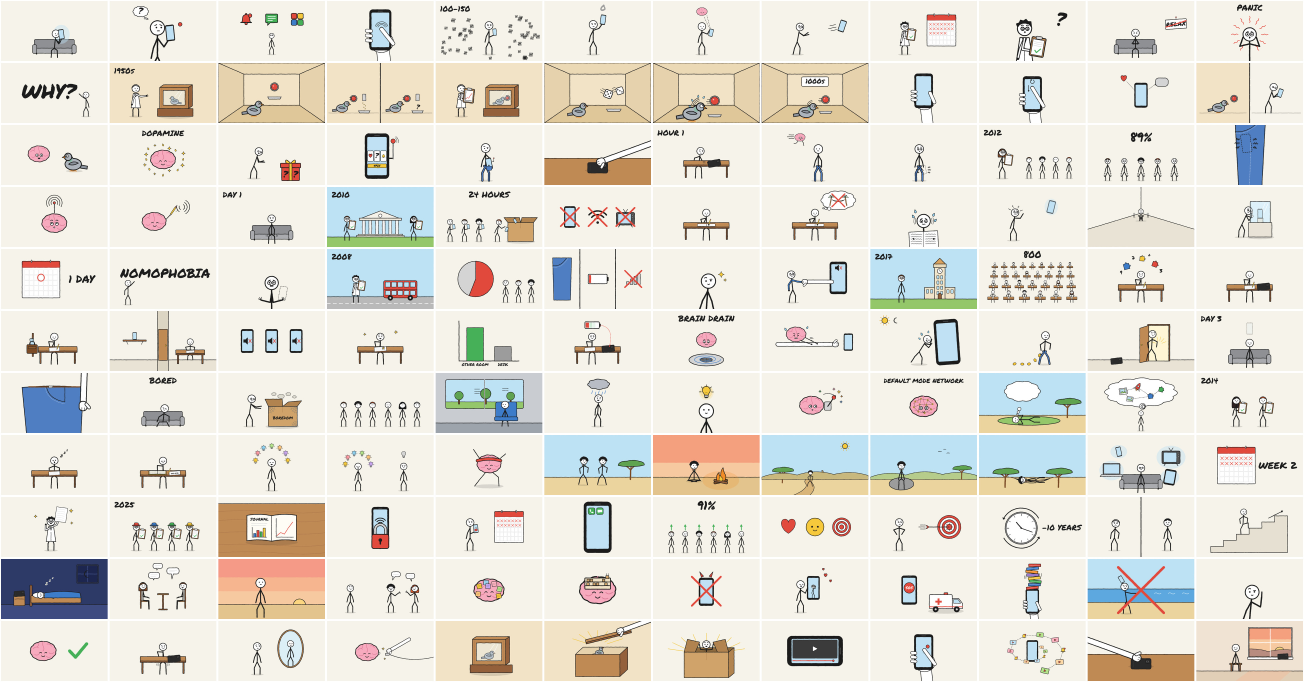
#> input picture phone-brain/contact-sheet.jpg, 3912 x 2046 px (shown at 1/3 size); its folder holds only this picture in this run
$ python -i consistency.py   (imports and definitions only)
#> lines starting #> are read from the running program, lines starting #| are printed output that depends on the picture; after the words box and inside, x2 and y2 are one past the last pixel; in counts of white or black regions, pixels touching at a corner belong together
#> further down, picture is the input picture: PIL image 3912x2046 RGB; mean R, G, B 229.6, 225.8, 216.3
"""Visual consistency against the REAL GLAVONJA channel (PART 1, 3.1, 10).

Reference material = screenshots / the user's own videos placed in references/frames and
references/videos.  From them we measure a "style signature" (palette, line thickness,
brightness, edge density, ink ratio).  Every scene keyframe (and every imported Flow clip)
is compared with the closest reference.  Final export is blocked if a scene fails or if there
are no references (then the video stays a clearly-marked DRAFT).
"""
from __future__ import annotations

import json
import math
from pathlib import Path

import numpy as np
from PIL import Image, ImageDraw

from .core import ROOT, atomic_write_json, ffmpeg, get_logger, load_settings, load_style, now_iso, read_json, run, save_style

REF_DIR = ROOT / "references"
SIG_PATH = REF_DIR / "signatures.json"
IMG_EXT = (".png", ".jpg", ".jpeg", ".webp", ".bmp")
VID_EXT = (".mp4", ".mov", ".mkv", ".webm", ".avi")


# --------------------------------------------------------------------------- signature
def signature(img: Image.Image) -> dict:
    im = img.convert("RGB").resize((320, 180), Image.BILINEAR)
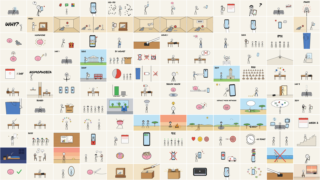
#> im: PIL image 320x180 RGB; mean R, G, B 229.6, 225.8, 216.3
    a = np.asarray(im).astype(np.float32)
    lum = a @ np.array([0.299, 0.587, 0.114], dtype=np.float32)
    mx, mn = a.max(axis=2), a.min(axis=2)
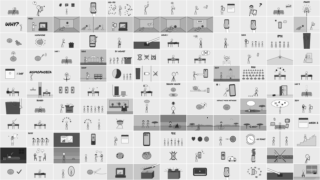
#> mn: shape (180, 320) float32; min 29, max 255, mean 212.3
    sat = np.where(mx > 0, (mx - mn) / np.maximum(mx, 1), 0)
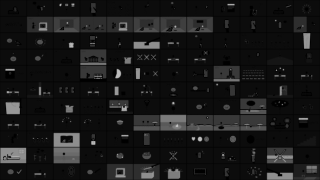
#> sat: shape (180, 320) float32; min 0, max 0.774, mean 0.0978
    gx = np.abs(np.diff(lum, axis=1))[:-1, :]
    gy = np.abs(np.diff(lum, axis=0))[:, :-1]
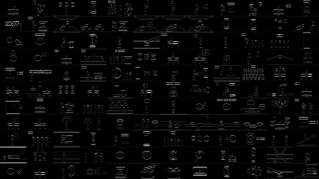
#> gy: shape (179, 319) float32; min 0, max 150.8, mean 7.9
    edges = (np.hypot(gx, gy) > 40).mean()
#> edges = 0.109
    dark = lum < 60
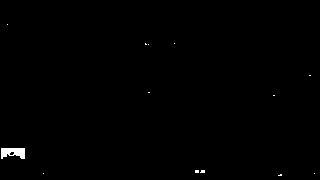
#> dark: shape (180, 320) bool; 0.43% white; 13 white regions (12 under 20 px), largest, box (x1, y1, x2, y2) and area: (1, 148, 25, 159) 201
    # line thickness: median horizontal run length of dark pixels on a 1080p-equivalent scale
    full = img.convert("L")
    scale = 1080 / full.height
#> scale = 0.528
    fa = np.asarray(full.resize((int(full.width * scale), 1080))) < 70
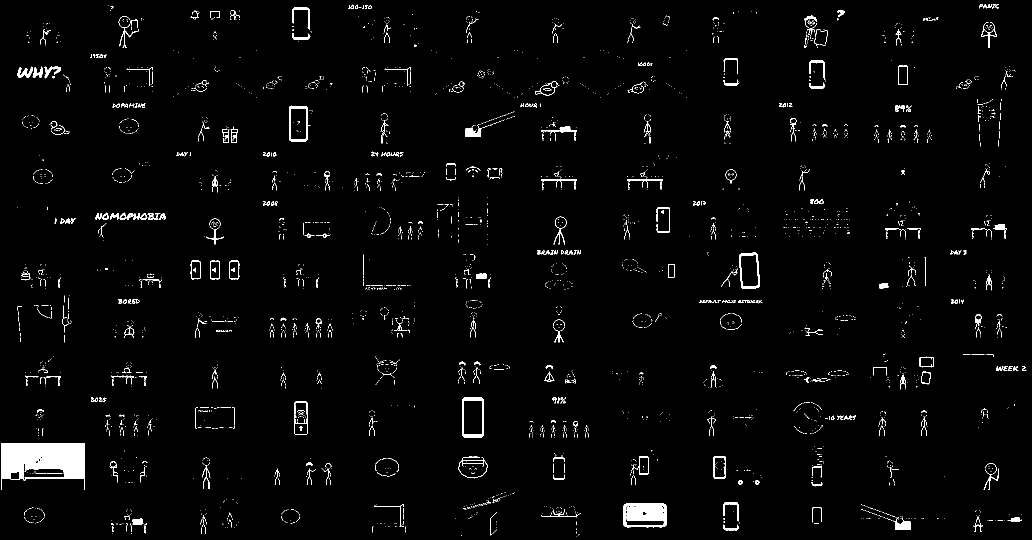
#> fa: shape (1080, 2064) bool (shown at 1/2 size); 2.2% white; 3573 white regions (3225 under 20 px), largest, box (x1, y1, x2, y2) and area: (2, 886, 170, 980) 10590, (1255, 1013, 1325, 1042) 1984, (1246, 1007, 1334, 1055) 1179
    runs = []
    for row in fa[::12]:
        r = np.diff(np.concatenate(([0], row.astype(np.int8), [0])))
        starts, ends = np.where(r == 1)[0], np.where(r == -1)[0]
        lens = ends - starts
        runs.extend(int(x) for x in lens if 2 <= x <= 40)
#> this loop made 90 passes
#> (starts, ends, lens) on passes 10, 11, 12, 18, 19: ([182, 187, 194, 202], [183, 190, 195, 204], [1, 3, 1, 2]), ([1448, 1473, 1782], [1451, 1476, 1783], [3, 3, 1]), ([1448, 1474, 1619, 1647, 1797, 2018], [1450, 1476, 1621, 1649, 1815, 2019], [2, 2, 2, 2, 18, 1]), ([1955, 1975], [1956, 1977], [1, 2]), ([578, 1791, 1801, 1817, 1956, 2001], [616, 1798, 1809, 1819, 1957, 2002], [38, 7, 8, 2, 1, 1])
#> lens on passes 3, 27: [2, 1, 1, 1, 1, 2, 3, 3, 2, 1, 1, 3, 9], [1, 4, 1, 3, 1, 1, 1, 2, 2, 2, 1, 1]
#> after the loop, runs = 502 values, max 38 at index 98, min 2 at index 1, mean 4.02
    thick = float(np.median(runs)) if runs else 0.0
#> thick = 2
    q = im.quantize(colors=8, method=Image.Quantize.MEDIANCUT)
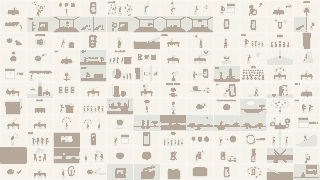
#> q: PIL image 320x180 P; mean R, G, B 232.7, 229.1, 219.8
    pal = q.getpalette()[:24]
#> pal = [248, 246, 239, 248, 243, 236, 246, 243, 236, 246, 243, 234, 246, 243, 233, 240, 244, 242, 227, 228, 219, 181, 168, 155]
    counts = sorted(q.getcolors(), reverse=True)
#> counts = [(25809, 3), (11685, 6), (8567, 7), (6050, 0), (2706, 4), (1879, 1), (503, 2), (401, 5)]
    palette = [{"rgb": pal[i * 3:i * 3 + 3], "frac": round(c / (320 * 180), 4)} for c, i in counts]
#> palette = 8 items
    return {"brightness": float(lum.mean() / 255), "saturation": float(sat.mean()), "edges": float(edges),
            "ink": float(dark.mean()), "white": float((lum > 235).mean()), "line_px": thick, "palette": palette}


# [40 lines left out: functions _pal_dist, distance, extract_video_frames, not called in this run]


def reference_files() -> list[Path]:
    return sorted(p for p in (REF_DIR / "frames").glob("*") if p.suffix.lower() in IMG_EXT)


# [12 lines left out: function build_signatures, not called in this run]


def has_references() -> bool:
    return bool(read_json(SIG_PATH, {"refs": {}})["refs"]) or bool(reference_files())


PALETTE_HARD_LIMIT = 0.16   # colours this far from every reference frame = different look, always fail


# [29 lines left out: functions calibrate, current_limit, check_image, not called in this run]


# --------------------------------------------------------------------------- style learning
def _hex(rgb):
    return "#%02X%02X%02X" % tuple(int(x) for x in rgb)


# [57 lines left out: functions learn_style, comparison_sheet, not called in this run]

>>> from PIL import Image
>>> picture = Image.open('../../phone-brain/contact-sheet.jpg')
>>> result = signature(picture)
#> result = 7 items
